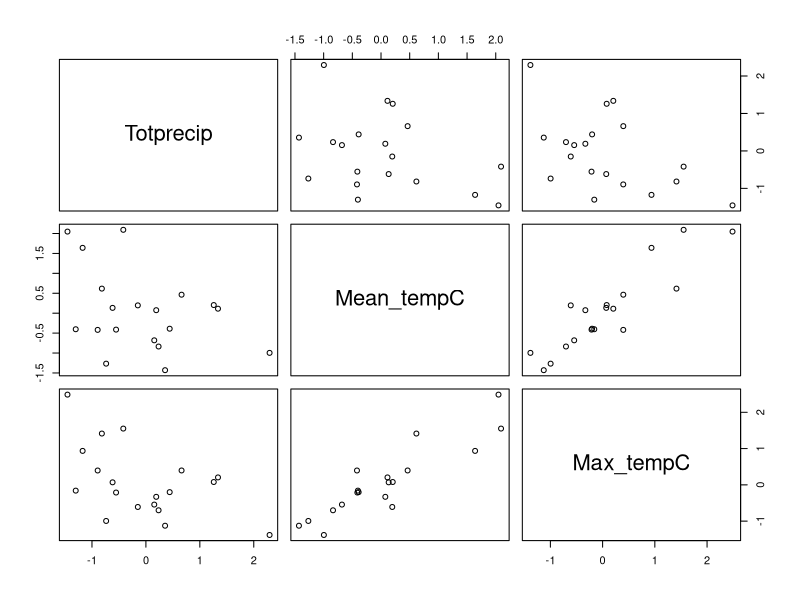

Write the R code that produced this figure.
## ---- chunk 1
knitr::opts_chunk$set(echo = TRUE, message=FALSE, warning=FALSE)
## ---- chunk 2
plant <- read.csv("PlantSumm.csv")
## ---- chunk 3
pairs(~ Totprecip + Mean_tempC + Max_tempC, data = plant) 
## ---- chunk 4
with(plant,cor.test(Mean_tempC,Max_tempC))
with(plant,cor.test(Mean_tempC,Totprecip))
with(plant,cor.test(Max_tempC,Totprecip))
